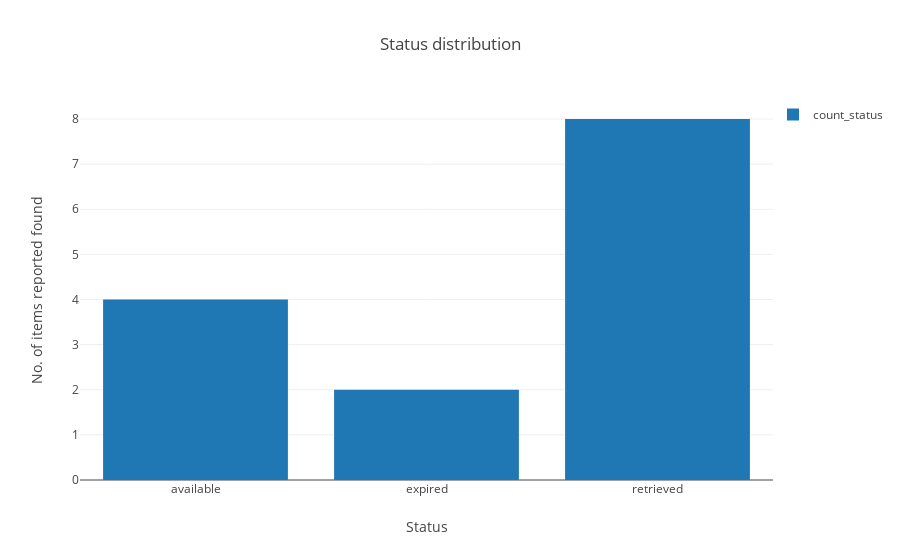

The cell this chart's notebook holds for it:
### Markdown cell above
Plot a `bar graph` to showcase the number of item types that were available/expired/retrieved in SIS.

### Code cell
results4 = go.Bar(x=count_status['status'], y=count_status['count_status'], name='count_status')
data = [results4]
layout = go.Layout(title='Status distribution', 
                   xaxis={'title':'Status'}, 
                   yaxis={'title':'No. of items reported found'}, showlegend=True, legend=dict(x=1, y=1)) 

fig = go.Figure(data=data, layout=layout)
iplot(fig)

### Figure 1 — Plotly figure (JSON) as saved in the notebook; plotly's stock layout.template omitted (floating-point values rounded to 4 significant figures)
{"data": [{"name": "count_status", "type": "bar", "uid": "fc06b2a3-1927-42e1-a4ba-57e26a72dab2", "x": ["available", "expired", "retrieved"], "y": [4, 2, 8]}], "layout": {"legend": {"x": 1, "y": 1}, "showlegend": true, "title": {"text": "Status distribution"}, "xaxis": {"title": {"text": "Status"}}, "yaxis": {"title": {"text": "No. of items reported found"}}}}
